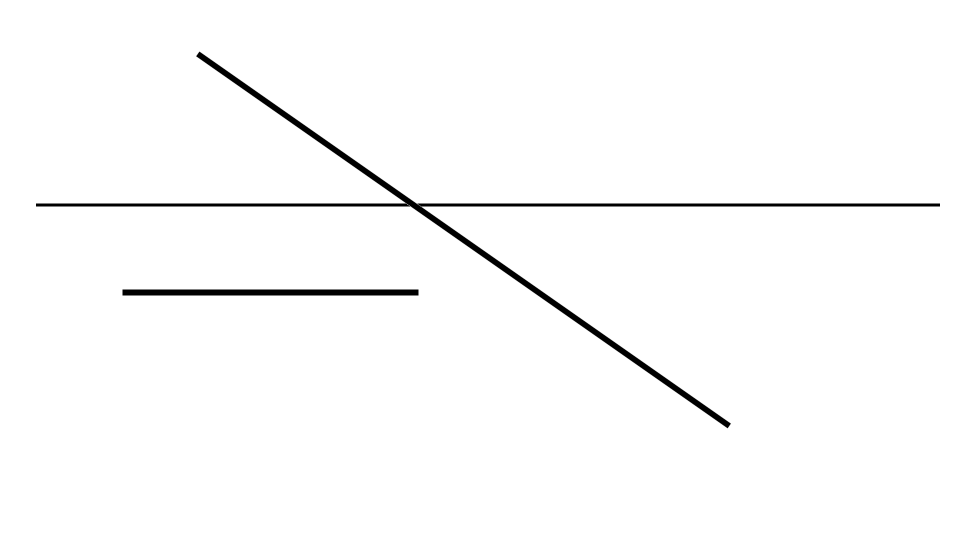
#> input picture ImageProcessing/line_detection/images_samples/image_2.png, 1920 x 1080 px (shown at 1/2 size)
$ python line_detection.py
#> lines starting #> are read from the running program, lines starting #| are printed output that depends on the picture; after the words box and inside, x2 and y2 are one past the last pixel; in counts of white or black regions, pixels touching at a corner belong together
import cv2
import numpy as np


def find_intersection(line1, line2):
    # Unpack the endpoints of the lines
    x1, y1, x2, y2 = line1
    x3, y3, x4, y4 = line2

    # Calculate the slopes and intercepts of the lines
    m1 = (y2 - y1) / (x2 - x1) if x2 - x1 != 0 else float('inf')
    m2 = (y4 - y3) / (x4 - x3) if x4 - x3 != 0 else float('inf')

    b1 = y1 - m1 * x1 if m1 != float('inf') else x1
    b2 = y3 - m2 * x3 if m2 != float('inf') else x3

    # Handle the case where the lines are parallel
    if m1 == m2:
        return None

    # Calculate the intersection point
    if m1 == float('inf'):
        x_intersect = x1
        y_intersect = m2 * x1 + b2
    elif m2 == float('inf'):
        x_intersect = x3
        y_intersect = m1 * x3 + b1
    else:
        x_intersect = (b2 - b1) / (m1 - m2)
        y_intersect = m1 * x_intersect + b1

    return x_intersect, y_intersect


def getHorizontalDistance(line,image):
    height, width, _ = image.shape
    horizontal_line=[0,int(height/2),int(width),int(height/2)]
    intersection=find_intersection(line,horizontal_line)
    return width/2-intersection[0]

def getAngle(line):

    x1, y1, x2, y2 = line
    tanAngle = (y2 - y1) / (x2 - x1) if x2 - x1 != 0 else float('inf')
    # Calculate the angle each line makes with the x-axis
    angle = np.arctan(tanAngle)
    return np.degrees(angle)


def getLine(image_path:str,debug:bool):
    # Load image
#> called with image_path = './images_samples/image_2.png', debug = False
    image = cv2.imread(image_path)
#> image is the input picture: shape (1080, 1920, 3); min 0, max 255, mean 251
    gray = cv2.cvtColor(image, cv2.COLOR_BGR2GRAY)

    # Apply Canny edge detection
    edges = cv2.Canny(gray, 50, 150, apertureSize=3)
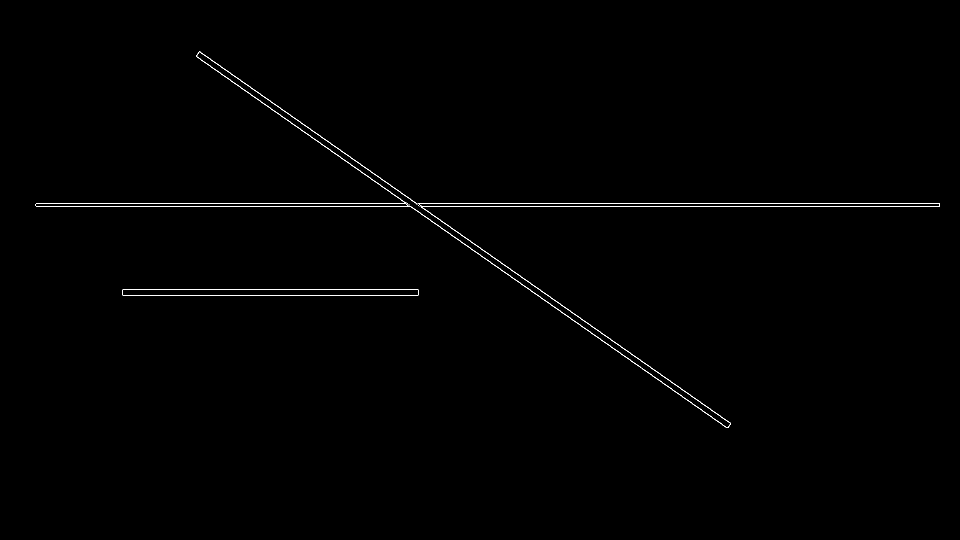
#> edges: shape (1080, 1920) (shown at 1/2 size); 0.41% white in thin lines or dots, all inside (x1, y1, x2, y2) = (71, 103, 1880, 856)

    # Detect lines using Hough Transform
    lines = cv2.HoughLinesP(edges, 1, np.pi / 180, threshold=100, minLineLength=10, maxLineGap=10)
#> lines = 16 rows, first 6: [831, 406, 1878, 406], [839, 412, 1879, 412], [393, 113, 1453, 855], [400, 103, 831, 405], [399, 103, 1461, 847], [246, 578, 835, 578]

    # Find the thickest line
    thickest_line = None
    thickest_length = 0
    for line in lines:
        x1, y1, x2, y2 = line[0]
        # Calculate the length of the line
        length = np.sqrt((x2 - x1)**2 + (y2 - y1)**2)
        if length > thickest_length:
            thickest_length = length
            thickest_line = line
#> this loop made 16 passes
#> (x1, y1, x2, y2, length, thickest_length) on passes 1, 3, 5: (831, 406, 1878, 406, 1047, 1047), (393, 113, 1453, 855, 1293.9, 1293.9), (399, 103, 1461, 847, 1296.7, 1296.7)
#> (x1, y1, x2, y2, length) on passes 2, 4, 6, 7, 8, 9: (839, 412, 1879, 412, 1040), (400, 103, 831, 405, 526.3), (246, 578, 835, 578, 589), (245, 590, 836, 590, 591), (392, 111, 1454, 855, 1296.7), (636, 406, 692, 406, 56)
#> after the loop, thickest_length = 1296.7

    # Draw only the thickest line
    if thickest_line is not None:
        x1, y1, x2, y2 = thickest_line[0]
#> x1 = 399; y1 = 103; x2 = 1461; y2 = 847
        # Extend the line beyond its endpoints
        extended_line = [
            int(x1 - 10 * (x2 - x1)),  # Extend 10 times the length of the line in the x1 direction
            int(y1 - 10 * (y2 - y1)),  # Extend 10 times the length of the line in the y1 direction
            int(x2 + 10 * (x2 - x1)),  # Extend 10 times the length of the line in the x2 direction
            int(y2 + 10 * (y2 - y1))   # Extend 10 times the length of the line in the y2 direction
        ]
#> extended_line = [-10221, -7337, 12081, 8287]


        cv2.line(image, (extended_line[0], extended_line[1]), (extended_line[2], extended_line[3]), (0, 255, 0), 2)
        height, width, _ = image.shape
#> height = 1080; width = 1920
        horizontal_line=[0,int(height/2),int(width),int(height/2)]
#> horizontal_line = [0, 540, 1920, 540]
        centerPoint=(int(width/2),int(height/2))
#> centerPoint = (960, 540)
        cv2.line(image, (horizontal_line[0], horizontal_line[1]), (horizontal_line[2], horizontal_line[3]), (0, 0, 255), 2)
        cv2.circle(image, centerPoint, 10, (0, 0, 255 ), -1)
#> image: shape (1080, 1920, 3); mean B, G, R 249.8, 250.5, 250.5
        # Display result
    if(debug):
        cv2.imshow('Prolongated Line', image)
        cv2.waitKey(0)
        cv2.destroyAllWindows()

    return extended_line,image


def testFindAngle(filePath:str):
    line,image=getLine(filePath,debug=False)
#> line = [-10221, -7337, 12081, 8287]
    angle=getAngle(line=line)
#> in getAngle, `x1, y1, x2, y2 = line`: x1 = -10221; y1 = -7337; x2 = 12081; y2 = 8287
#> in getAngle, `tanAngle = (y2 - y1) / (x2 - x1) if x2 - x1 != 0 else float('inf')`: tanAngle = 0.701
#> in getAngle, `angle = np.arctan(tanAngle)`: angle = 0.611
#> angle = 35.01
    horizontalOffset=getHorizontalDistance(line=line,image=image)
#> in find_intersection, `x1, y1, x2, y2 = line1`: x1 = -10221; y1 = -7337; x2 = 12081; y2 = 8287
#> in find_intersection, `m1 = (y2 - y1) / (x2 - x1) if x2 - x1 != 0 else float('inf')`: m1 = 0.701
#> in find_intersection, `b1 = y1 - m1 * x1 if m1 != float('inf') else x1`: b1 = -176.5
#> in find_intersection, `x_intersect = (b2 - b1) / (m1 - m2)`: x_intersect = 1022.8
#> in find_intersection, `y_intersect = m1 * x_intersect + b1`: y_intersect = 540
#> in getHorizontalDistance, `intersection=find_intersection(line,horizontal_line)`: intersection = (1022.8, 540)
#> horizontalOffset = -62.78
    # Define variables for displaying the text
    font_scale = 0.5
    thickness = 2
    font_face = cv2.FONT_HERSHEY_SIMPLEX
    # Calculate the position of the top-right corner of the text box
    x = 300  # 10 pixels from the right edge
    y = 300 # 10 pixels from the top edge
    # Draw the text on the image
    cv2.putText(image, "horizontal Offset: "+str(horizontalOffset), (x, y), font_face, font_scale, (255, 100, 0), thickness)
    cv2.putText(image, "angle offset: "+str(angle), (x, y-20), font_face, font_scale, (255, 100, 0), thickness)
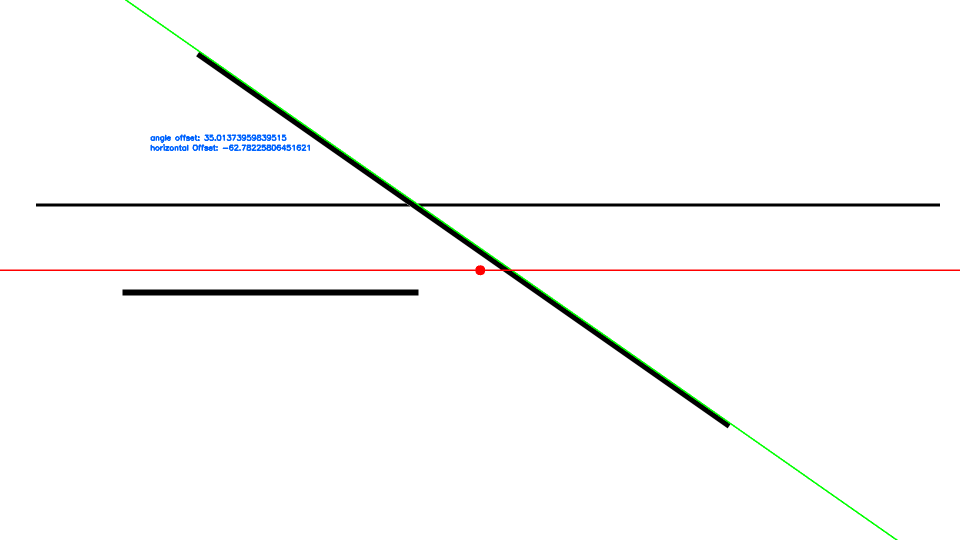
#> image: shape (1080, 1920, 3) (shown at 1/2 size); mean B, G, R 249.8, 250.2, 250
    cv2.imshow('line detection', image)
    cv2.waitKey(0)
    cv2.destroyAllWindows()


image_path = "./images_samples/image_2.png"
testFindAngle(filePath=image_path)
